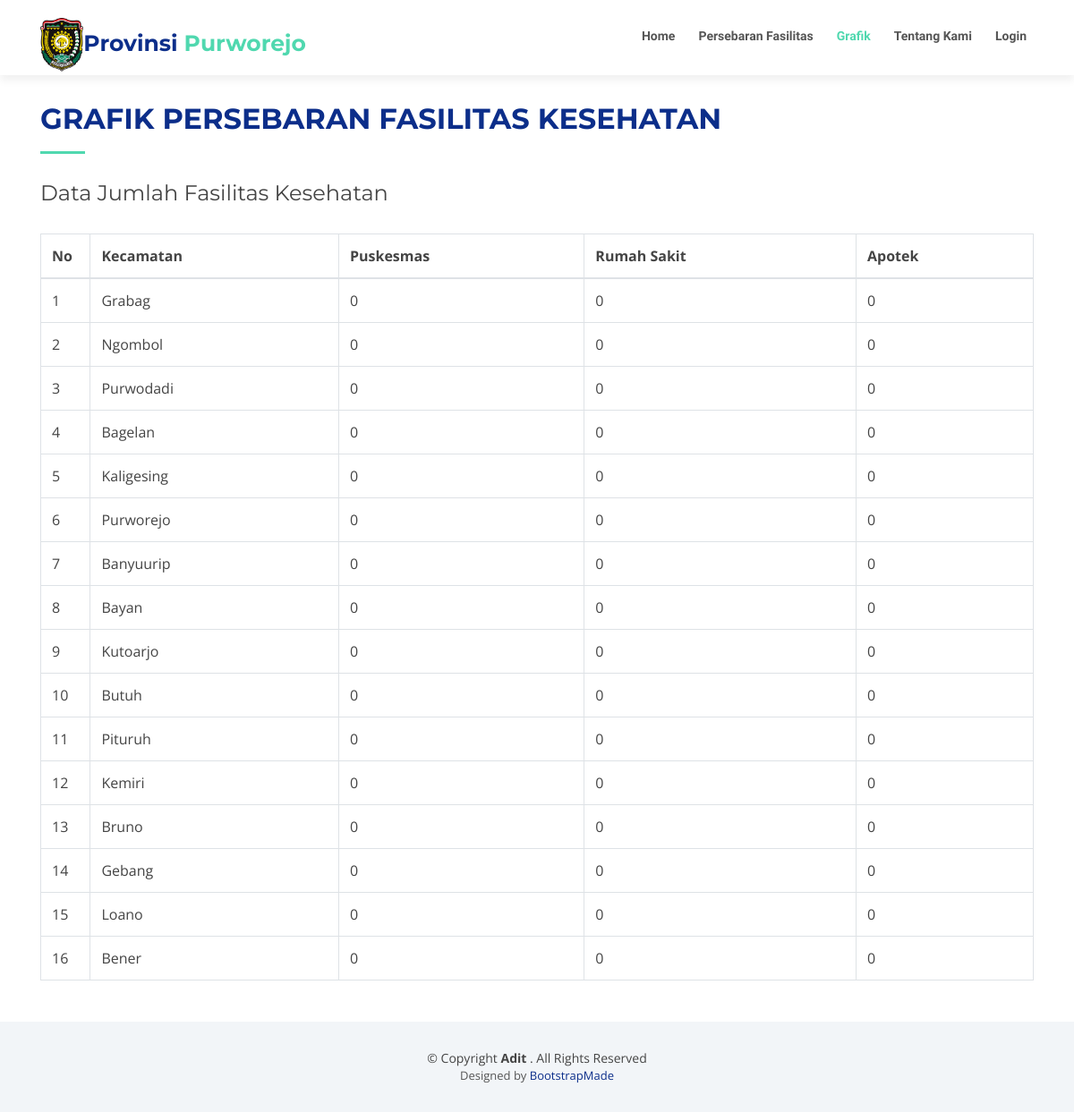
The app's page /?hal=grafik, older data.
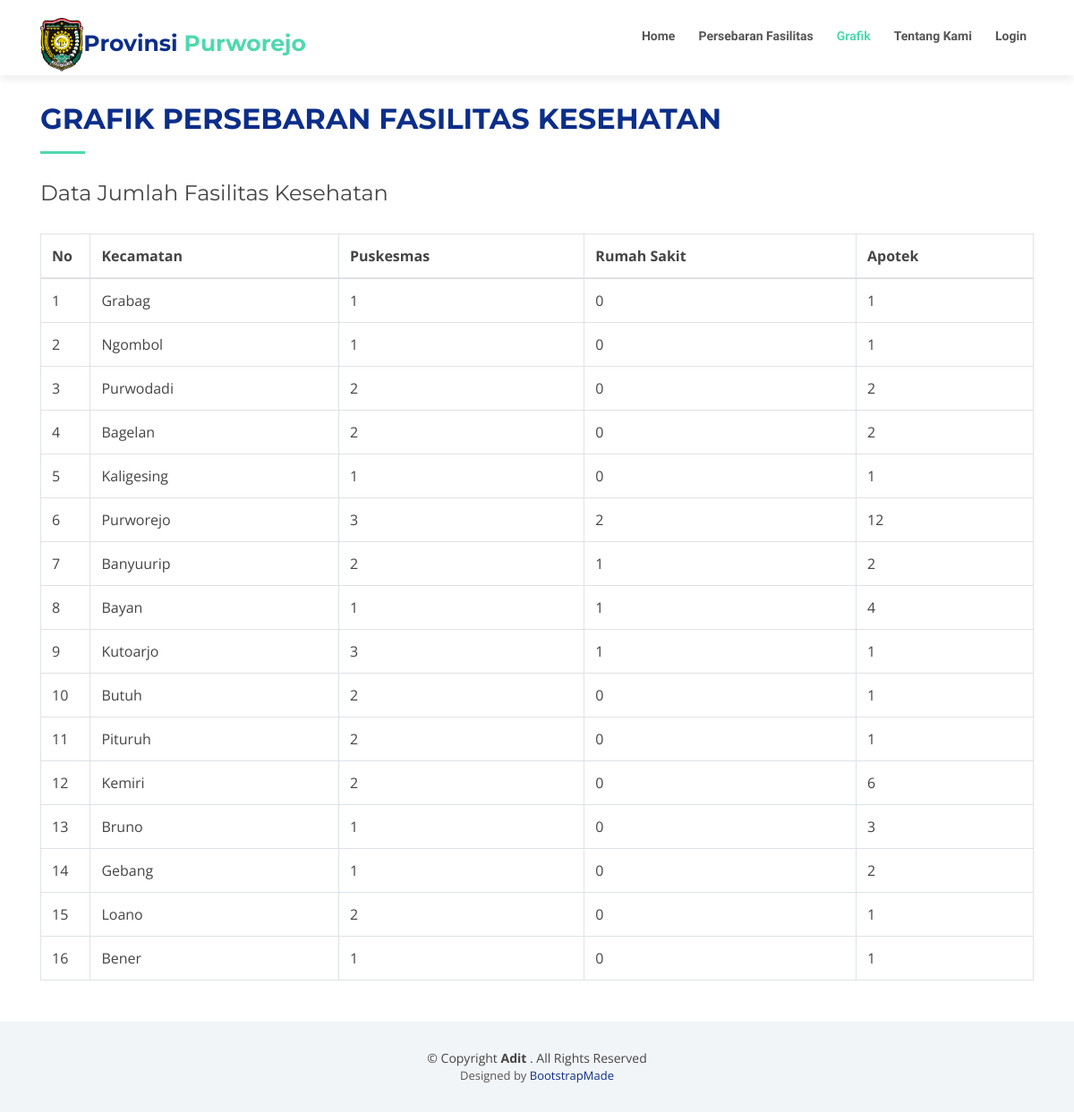
The same page, newer data.
### tables this page shows
CREATE TABLE `tb_kecamatan` (
  `idkecamatan` int(11) NOT NULL,
  `namakecamatan` varchar(45) DEFAULT NULL,
  `kelompok` varchar(45) DEFAULT NULL,
  `_puskesmas` int(11) DEFAULT NULL,
  `_rumahsakit` int(11) DEFAULT NULL,
  `_apotek` int(11) DEFAULT NULL
);

### public/grafik.php (the view, shortened to what this page needs)
<?php
$query="select idkecamatan as kode,namakecamatan,
(select count(*) from tb_fasilitas where idkecamatan=kode and idjenis='1') as rs,
(select count(*) from tb_fasilitas where idkecamatan=kode and idjenis='2') as puskes,
(select count(*) from tb_fasilitas where idkecamatan=kode and idjenis='3') as apot
from tb_kecamatan";
$result=$mysqli->query($query);
  ?>
<section id="contact" class="wow fadeInUp">
  <div class="container">
    <div class="section-header">
      <h2>Grafik Persebaran Fasilitas Kesehatan</h2>
    </div>
  </div>
<div class="container">
  <div class="section-header">
    <h4>Data Jumlah Fasilitas Kesehatan</h4>
  </div>
</div>
<div class="container mb-12">
  <table id="example2" class="table table-bordered table-hover">
    <thead>
      <tr>
        <th>No</th>
        <th>Kecamatan</th>
        <th>Puskesmas</th>
        <th>Rumah Sakit</th>
        <th>Apotek</th>
      </tr>
    </thead>
    <tbody>
      <?php
      $query="SELECT * from tb_kecamatan";
      $result=$mysqli->query($query);
      $num_result=$result->num_rows;
      if ($num_result > 0 ) {
        $no=0;
        while ($data=mysqli_fetch_assoc($result)) {
          extract($data);
          ?>
          <tr>
            <td width="5%"><?=$no+=1; ?></td>
            <td><?=$namakecamatan; ?></td>
            <td><?=$_puskesmas; ?></td>
            <td><?=$_rumahsakit; ?></td>
            <td><?=$_apotek; ?></td>
          </tr>
        <?php }} ?>
      </table>
    </div>
  </section>

### public/index.php (shortened to what this page needs)
<!DOCTYPE html>
<html lang="en">
<head>
  <link href="lib/bootstrap/css/bootstrap.min.css" rel="stylesheet">
  <link href="lib/font-awesome/css/font-awesome.min.css" rel="stylesheet">
  <link href="lib/animate/animate.min.css" rel="stylesheet">
  <link href="lib/ionicons/css/ionicons.min.css" rel="stylesheet">
  <link href="lib/owlcarousel/assets/owl.carousel.min.css" rel="stylesheet">
  <link href="lib/magnific-popup/magnific-popup.css" rel="stylesheet">
  <link href="lib/ionicons/css/ionicons.min.css" rel="stylesheet">
  <link href="css/style.css" rel="stylesheet">
  <link href="https://cdn.datatables.net/1.10.19/css/jquery.dataTables.css" rel="stylesheet" type="text/css"/>
</head>
<body id="body">
<header id="header">
  <div class="container">
    <div id="logo" class="pull-left">
      <h1 style="font-size: 25px;!important"><img src="img/logo.png" height="60px" style="margin: 0px;"><a href="#body" class="scrollto"> Provinsi <span> Purworejo</span></a></h1>
    </div>
    <nav id="nav-menu-container">
      <ul class="nav-menu">
        <li class="<?=@$_GET['hal']=='beranda' || !isset($_GET['hal'])? 'menu-active':'';?>"><a href="?hal=beranda">Home</a></li>
        <li class="<?=@$_GET['hal']=='persebaran' ? 'menu-active':'';?>"><a href="?hal=persebaran">Persebaran Fasilitas</a></li>
        <li class="<?=@$_GET['hal']=='grafik' ? 'menu-active':'';?>"><a href="?hal=grafik">Grafik</a></li>
        <li class="<?=@$_GET['hal']=='kontak' ? 'menu-active':'';?>"><a href="?hal=kontak">Tentang Kami</a></li>
        <li><a href="../login.php">Login</a></li>
      </ul>
    </nav>
  </div>
</header>
<main id="main">
  <?php
  $hal = @$_GET['hal'];
  $modul = "";
  $default = $modul."beranda.php";
  if(!$hal){
    require_once "$default";
  }else{
    switch($hal){
      case $hal:
      if(is_file($modul.$hal.".php"))
      {
        require_once $modul.$hal.".php";
      }
      else
      {
        require_once "$default";
      }
      break;
    }
  }
  ?>
</main>
<footer id="footer">
  <div class="container">
    <div class="copyright">
      &copy; Copyright <strong> Adit </strong>. All Rights Reserved
    </div>
    <div class="credits">
Designed by <a href="https://bootstrapmade.com/">BootstrapMade</a>
</div>
</div>
</footer>
</body>
</html>

### public/css/style.css (style rules this page uses)
body { background: #fff; color: #444; font-family: "Open Sans", sans-serif; }
a { color: #50d8af; transition: 0.5s; }
h1, h2, h3, h4, h5, h6 { font-family: "Montserrat", sans-serif; font-weight: 400; margin: 0 0 20px 0; padding: 0; }
#header { padding: 20px 0; height: 84px; transition: all 0.5s; z-index: 997; background: #fff; box-shadow: 0px 6px 9px 0px rgba(0, 0, 0, 0.06); }
#header #logo h1 { font-size: 42px; margin: 0; padding: 0; line-height: 1; font-family: "Montserrat", sans-serif; font-weight: 700; }
#header #logo h1 a { color: #0c2e8a; line-height: 1; display: inline-block; }
#header #logo h1 a span { color: #50d8af; }
#header #logo img { padding: 0; margin: 0; }
.nav-menu, .nav-menu * { margin: 0; padding: 0; list-style: none; }
.nav-menu li { position: relative; white-space: nowrap; }
.nav-menu > li { float: left; }
#nav-menu-container { float: right; margin: 0; }
.nav-menu a { padding: 10px 8px; text-decoration: none; display: inline-block; color: #555; font-family: "Raleway", sans-serif; font-weight: 700; font-size: 14px; outline: none; }
.nav-menu li:hover > a, .nav-menu .menu-active > a { color: #50d8af; }
.nav-menu > li { margin-left: 10px; }
.section-header { margin-bottom: 30px; }
.section-header h2 { font-size: 32px; color: #0c2e8a; text-transform: uppercase; font-weight: 700; position: relative; padding-bottom: 20px; }
.section-header h2::before { content: ''; position: absolute; display: block; width: 50px; height: 3px; background: #50d8af; bottom: 0; left: 0; }
#contact { padding: 30px 0; }
#footer { background: #f2f5f8; padding: 0 0 30px 0; font-size: 14px; }
#footer .copyright { text-align: center; padding-top: 30px; }
#footer .credits { text-align: center; font-size: 13px; color: #555; }
#footer .credits a { color: #0c2e8a; }

Row changes from the older to the newer data that the page shows:
changed tb_kecamatan "Grabag": _puskesmas "0" → "1"; _apotek "0" → "1"
changed tb_kecamatan "Ngombol": _puskesmas "0" → "1"; _apotek "0" → "1"
changed tb_kecamatan "Purwodadi": _puskesmas "0" → "2"; _apotek "0" → "2"
changed tb_kecamatan "Bagelan": _puskesmas "0" → "2"; _apotek "0" → "2"
changed tb_kecamatan "Kaligesing": _puskesmas "0" → "1"; _apotek "0" → "1"
changed tb_kecamatan "Purworejo": _puskesmas "0" → "3"; _rumahsakit "0" → "2"; _apotek "0" → "12"
changed tb_kecamatan "Banyuurip": _puskesmas "0" → "2"; _rumahsakit "0" → "1"; _apotek "0" → "2"
changed tb_kecamatan "Bayan": _puskesmas "0" → "1"; _rumahsakit "0" → "1"; _apotek "0" → "4"
changed tb_kecamatan "Kutoarjo": _puskesmas "0" → "3"; _rumahsakit "0" → "1"; _apotek "0" → "1"
changed tb_kecamatan "Butuh": _puskesmas "0" → "2"; _apotek "0" → "1"
changed tb_kecamatan "Pituruh": _puskesmas "0" → "2"; _apotek "0" → "1"
changed tb_kecamatan "Kemiri": _puskesmas "0" → "2"; _apotek "0" → "6"
changed tb_kecamatan "Bruno": _puskesmas "0" → "1"; _apotek "0" → "3"
changed tb_kecamatan "Gebang": _puskesmas "0" → "1"; _apotek "0" → "2"
changed tb_kecamatan "Loano": _puskesmas "0" → "2"; _apotek "0" → "1"
changed tb_kecamatan "Bener": _puskesmas "0" → "1"; _apotek "0" → "1"
